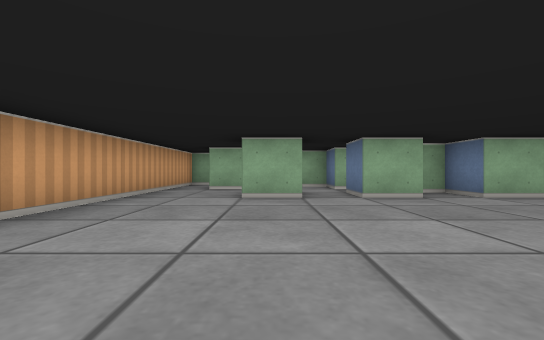
[1] (above)

24 first-person views from a walk through a cub3D ray-caster map. The camera is about half as high as the walls, looks level and sees 90° across. The floor is counted in squares. Each view is taken from the middle of a square. On the plan, view 1 faces up. The plan holds only what a view shows up to about 9 squares ahead; the rest is blank.

[2]
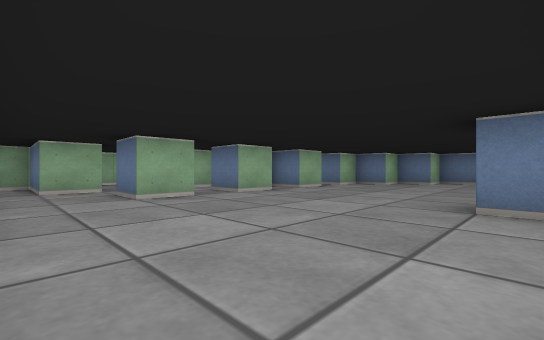

[3]
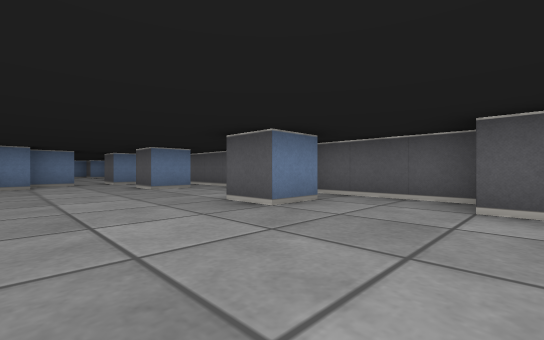

[4]
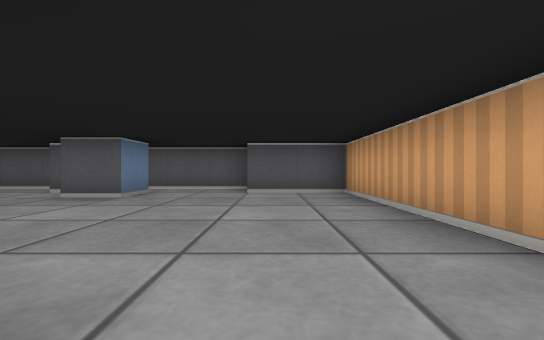

[5]
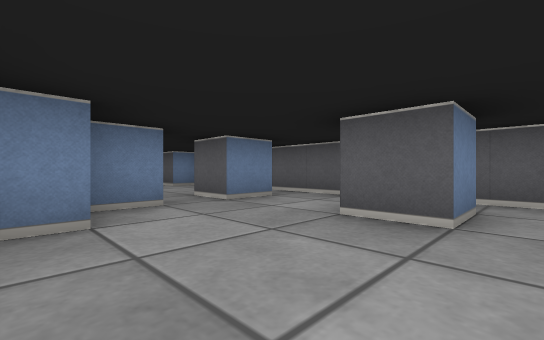

[6]
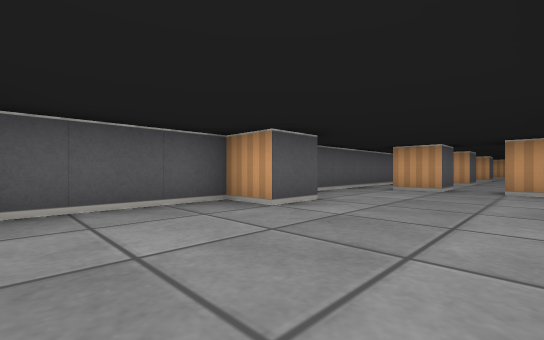

[7]
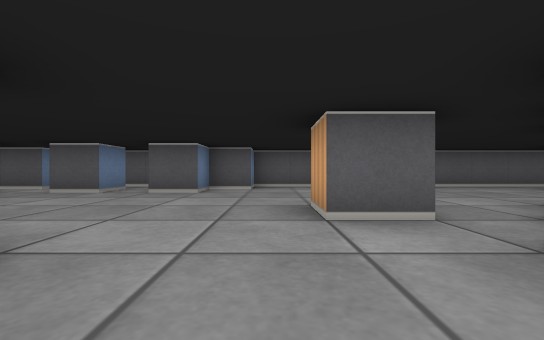

[8]
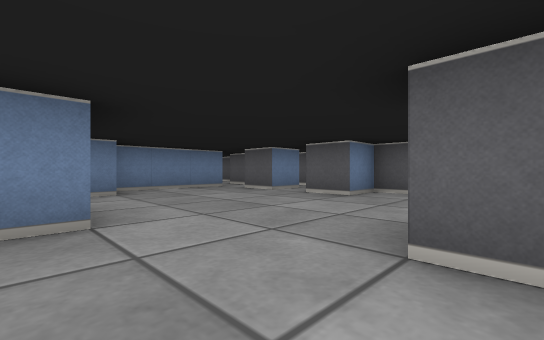

[9]
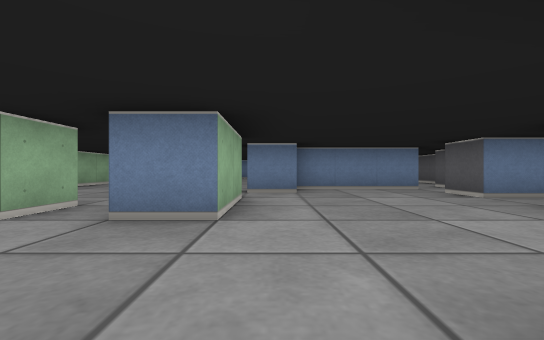

[10]
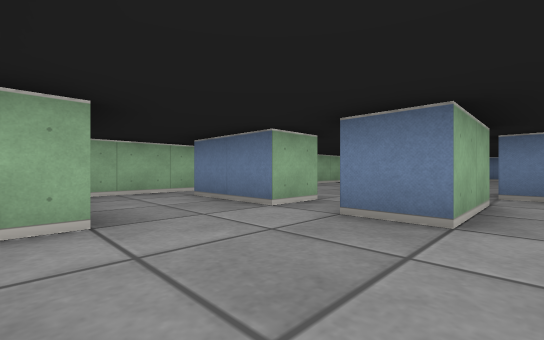

[11]
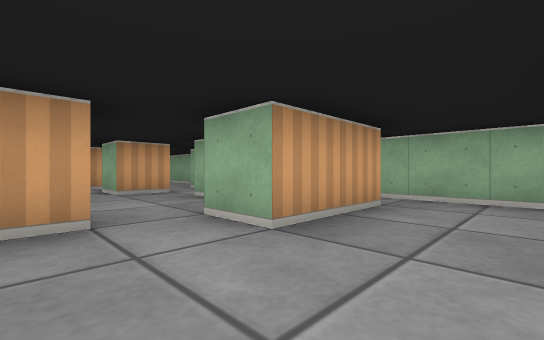

[12]
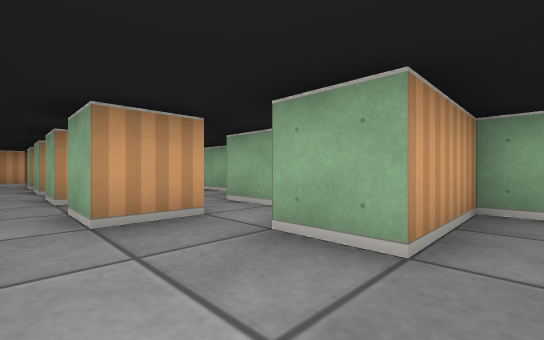

[13]
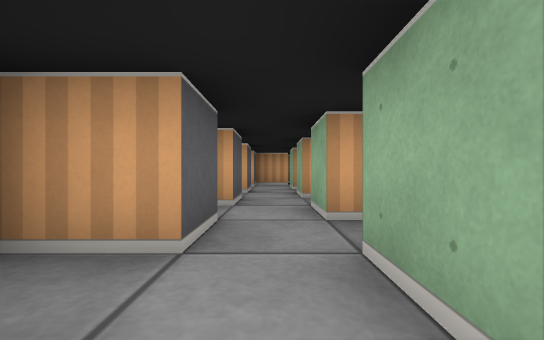

[14]
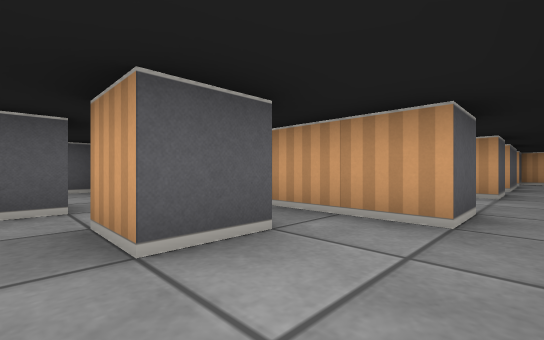

[15]
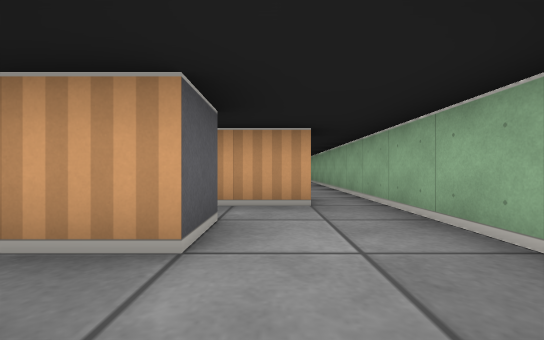

[16]
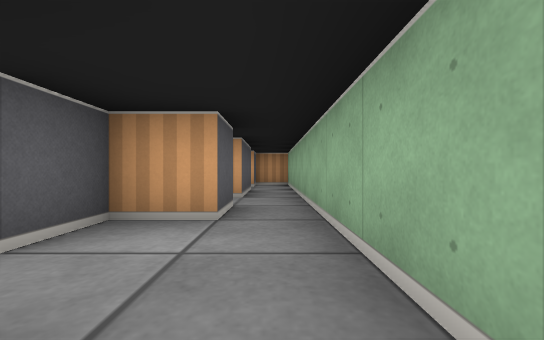

[17]
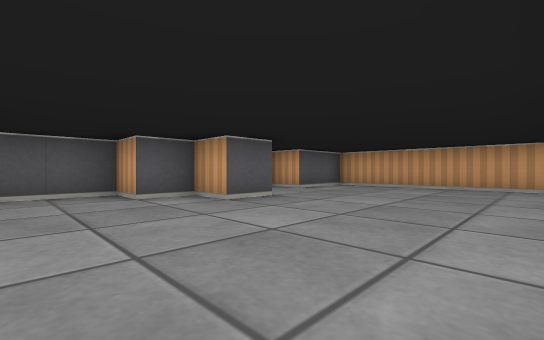

[18]
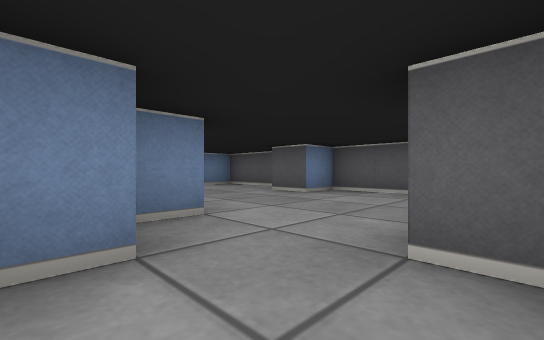

[19]
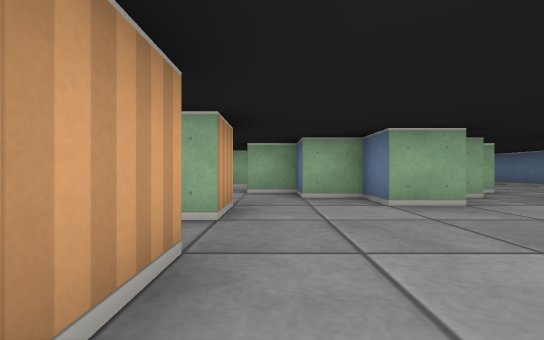

[20]
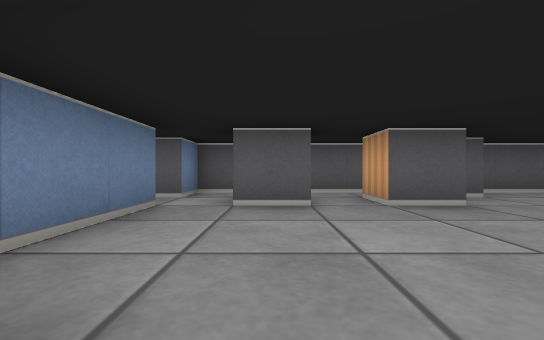

[21]
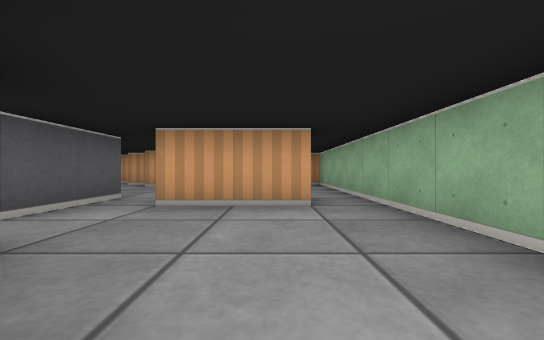

[22]
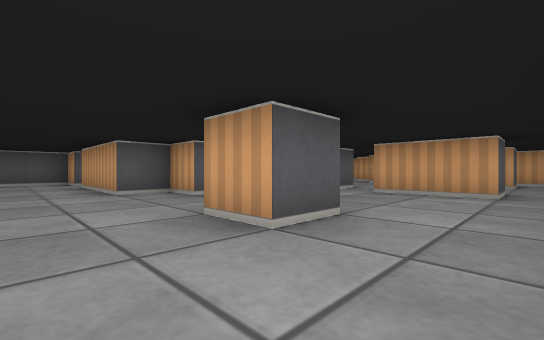

[23]
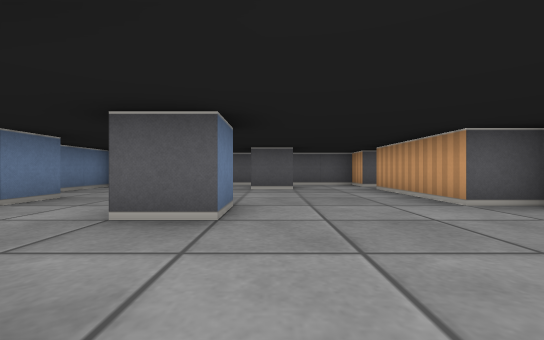

[24]
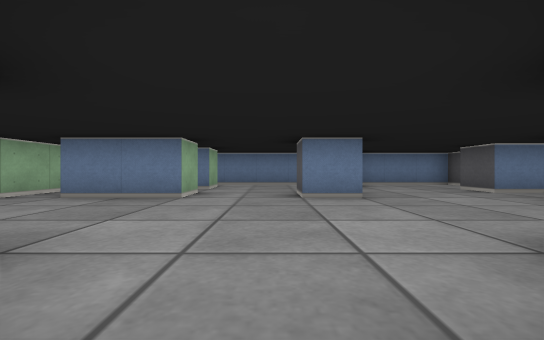

### Floor plan
Key: @ floor where view 1 was taken; # wall or solid block; . floor.
Columns run from 3 left of view 1 to 30 right of it. Each row starts with its distance up from view 1.
 10  ############   ########  #####
  9 ##............# #.............
  8 ###.##.#..#.....#.#..#.......#
  7 #.#..#.##.#.#.#...#..#...#...#.# #
  6 #....##................. #.......#
  5 #..#.###.#.#.#.  #...##..........#
  4 #........ ##.#####......#....#...#
  3 #..........#...#..#.....##......##
  2 #..........##............#.......#
  1 #........................#.......#
  0 #..@.#...#..#........#.#....#.#..#
 -1 ###..##.........#...##...#.. .  ##
 -2   ############################

Where each view was taken, in squares from view 1:
view 1: 0 up, 0 right, facing up
view 2: 0 up, 2 left, facing up-right
view 3: 3 up, 1 left, facing down-right
view 4: 5 up, 1 left, facing down
view 5: 3 up, 5 right, facing down-right
view 6: 2 up, 16 right, facing down-left
view 7: 6 up, 16 right, facing down
view 8: 5 up, 15 right, facing down-right
view 9: 4 up, 15 right, facing right
view 10: 4 up, 15 right, facing up-right
view 11: 5 up, 17 right, facing up-left
view 12: 6 up, 14 right, facing up-left
view 13: 6 up, 12 right, facing left
view 14: 9 up, 10 right, facing down-left
view 15: 8 up, 11 right, facing left
view 16: 9 up, 7 right, facing left
view 17: 4 up, 5 right, facing down-left
view 18: 4 up, 9 right, facing down-right
view 19: 1 down, 10 right, facing up
view 20: 4 up, 20 right, facing down
view 21: 8 up, 22 right, facing left
view 22: 9 up, 24 right, facing down-left
view 23: 7 up, 25 right, facing down
view 24: 5 up, 21 right, facing right
